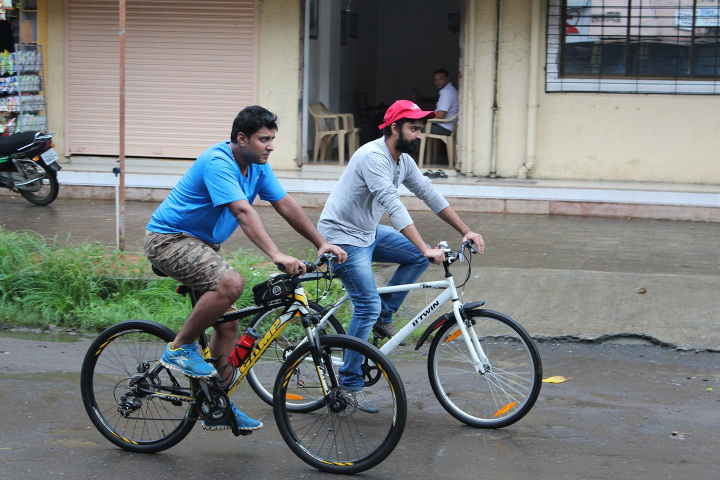
#> input picture images/bicycle.jpg, 1440 x 960 px, given in place of the camera (shown at 1/2 size)
$ python ck.py
#> lines starting #> are read from the running program, lines starting #| are printed output that depends on the picture; after the words box and inside, x2 and y2 are one past the last pixel; in counts of white or black regions, pixels touching at a corner belong together
import cv2
import numpy as np

cap = cv2.VideoCapture(0)
panel = np.zeros([100, 300], np.uint8)
cv2.namedWindow('panel')


def nothing(x):
    pass


cv2.createTrackbar('L – h', 'panel', 0, 179, nothing)
#> slider 'L – h' is set to 35
cv2.createTrackbar('U – h', 'panel', 179, 179, nothing)

cv2.createTrackbar('L – s', 'panel', 0, 255, nothing)
#> slider 'L – s' is set to 51
cv2.createTrackbar('U – s', 'panel', 255, 255, nothing)

cv2.createTrackbar('L – v', 'panel', 0, 255, nothing)
#> slider 'L – v' is set to 51
cv2.createTrackbar('U – v', 'panel', 255, 255, nothing)

cv2.createTrackbar('S ROWS', 'panel', 0, 480, nothing)
#> slider 'S ROWS' is set to 100
cv2.createTrackbar('E ROWS', 'panel', 480, 480, nothing)
cv2.createTrackbar('S COL', 'panel', 0, 640, nothing)
#> slider 'S COL' is set to 100
cv2.createTrackbar('E COL', 'panel', 640, 640, nothing)

while True:
    _, frame = cap.read()
#> frame is the input picture: shape (960, 1440, 3); mean B, G, R 123, 123.7, 119.7
    frame = np.flip(frame, axis=1)
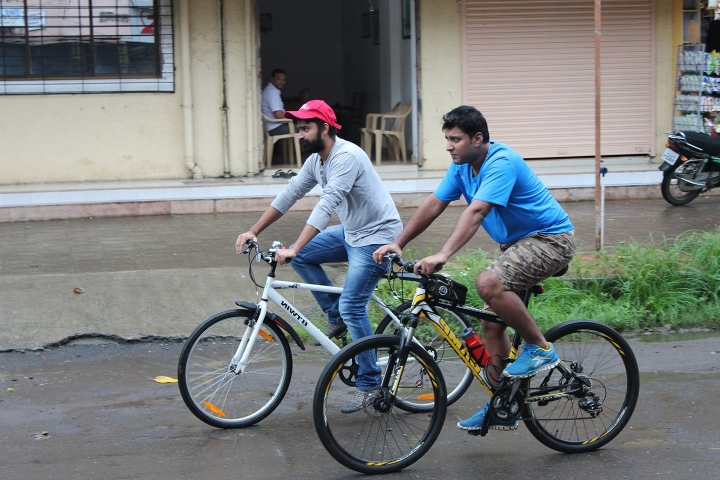
#> frame: shape (960, 1440, 3) (shown at 1/2 size); mean B, G, R 123, 123.7, 119.7

    l_h = cv2.getTrackbarPos('L – h', 'panel')
    u_h = cv2.getTrackbarPos('U – h', 'panel')
    l_s = cv2.getTrackbarPos('L – s', 'panel')
    u_s = cv2.getTrackbarPos('U – s', 'panel')
    l_v = cv2.getTrackbarPos('L – v', 'panel')
    u_v = cv2.getTrackbarPos('U – v', 'panel')
    # lower_green= np.array([0,0,0])
    # upper_green= np.array([70,255,255])
    s_r = cv2.getTrackbarPos('S ROWS', 'panel')
    e_r = cv2.getTrackbarPos('E ROWS', 'panel')
    s_c = cv2.getTrackbarPos('S COL', 'panel')
    e_c = cv2.getTrackbarPos('E COL', 'panel')

    roi = frame[s_r: e_r, s_c: e_c]
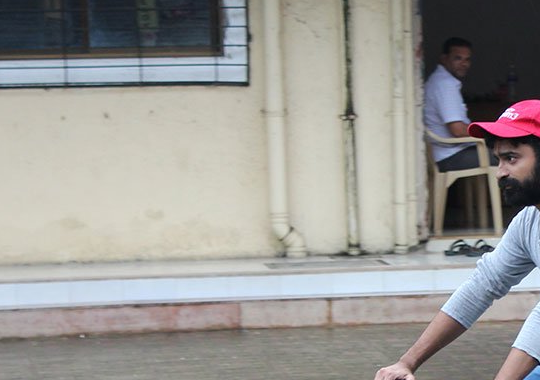
#> roi: shape (380, 540, 3); mean B, G, R 149.7, 152.9, 154.5
    hsv = cv2.cvtColor(roi, cv2.COLOR_BGR2HSV)
#> hsv: shape (380, 540, 3); mean H, S, V 52.6, 30.1, 160.5
    lower_green = np.array([l_h, l_s, l_v])
    upper_green = np.array([u_h, u_s, u_v])
    mask = cv2.inRange(hsv, lower_green, upper_green)
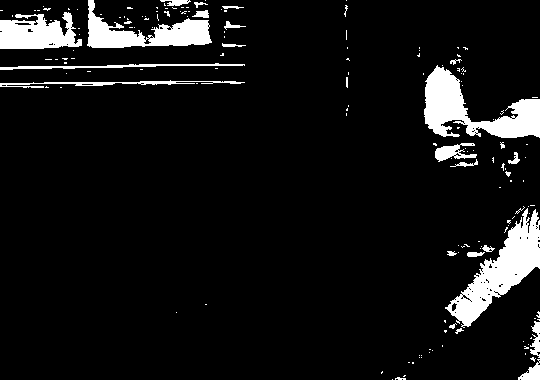
#> mask: shape (380, 540); 7.8% white; 163 white regions (136 under 20 px), largest, box (x1, y1, x2, y2) and area: (445, 208, 540, 328) 3959, (424, 65, 540, 138) 3820, (87, 0, 212, 48) 2595
    mask = cv2.inRange(hsv, lower_green, upper_green)
    mask_inv = cv2.bitwise_not(mask)

    bg = cv2.bitwise_and(roi, roi, mask=mask)
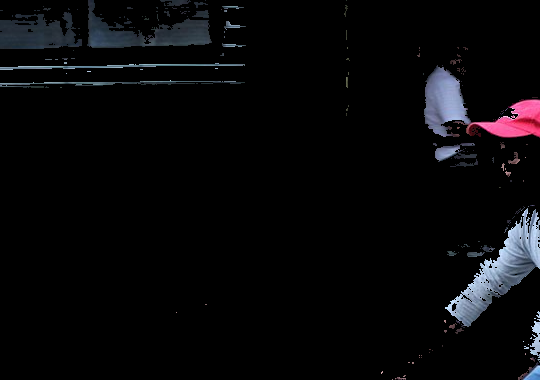
#> bg: shape (380, 540, 3); mean B, G, R 9.5, 7.8, 8
    fg = cv2.bitwise_and(roi, roi, mask=mask_inv)
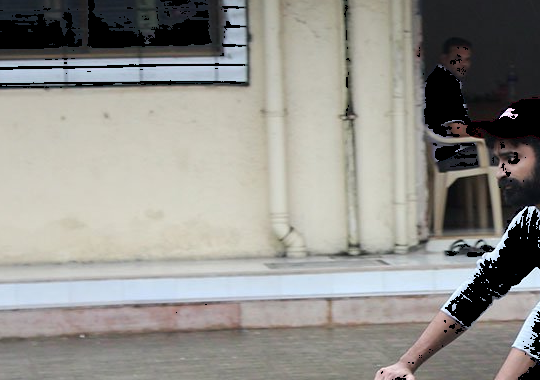
#> fg: shape (380, 540, 3); mean B, G, R 140.2, 145.1, 146.5
    cv2.imshow('bg', bg)
    cv2.imshow('fg', fg)
    cv2.imshow('frame', frame)
    cv2.imshow('mask', mask)
    cv2.imshow('panel', panel)
    k = cv2.waitKey(30) & 0xFF
#> (key Esc is pressed here)
    if k == 27:
        break

cap.release()
cv2.destroyAllWindows()

#https://www.learnopencv.com/invisibility-cloak-using-color-detection-and-segmentation-with-opencv/

$ run again, on images/busy_street.jpg
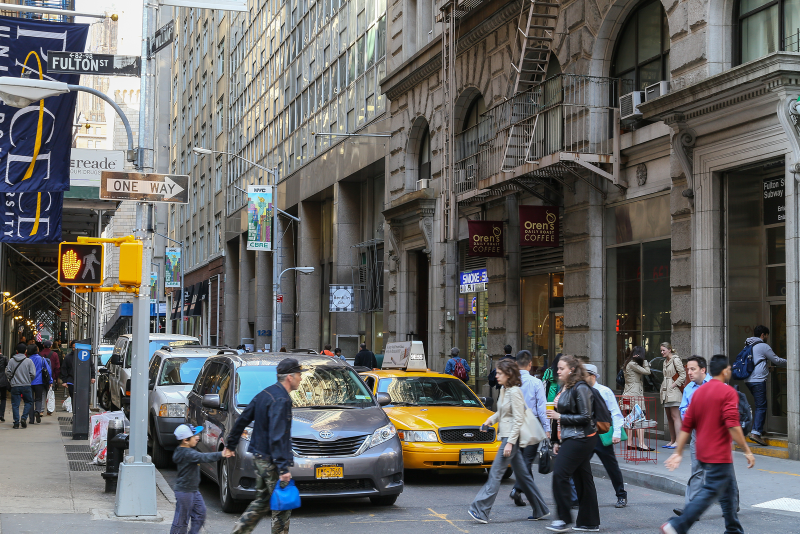
#> input picture images/busy_street.jpg, 1600 x 1067 px, given in place of the camera (shown at 1/2 size)
#> frame is the input picture: shape (1067, 1600, 3); mean B, G, R 100.2, 101.4, 102.3
#> `roi = frame[s_r: e_r, s_c: e_c]`:
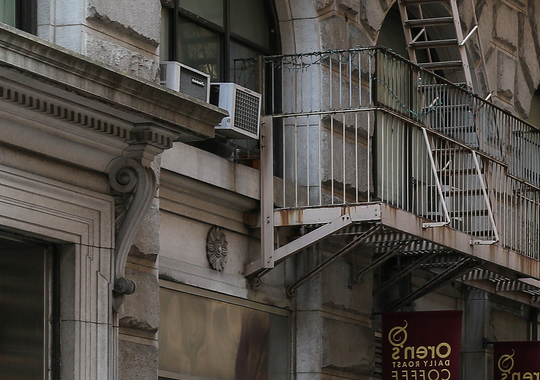
#> roi: shape (380, 540, 3); mean B, G, R 68.5, 74.2, 79.2
#> hsv: shape (380, 540, 3); mean H, S, V 32.4, 49, 80.1
#> `mask = cv2.inRange(hsv, lower_green, upper_green)`:
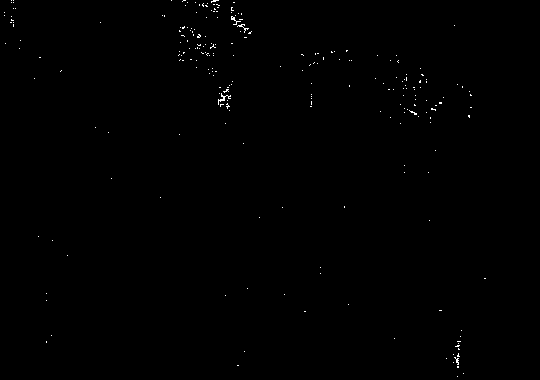
#> mask: shape (380, 540); 0.28% white in thin lines or dots, all inside (x1, y1, x2, y2) = (4, 0, 486, 377)
